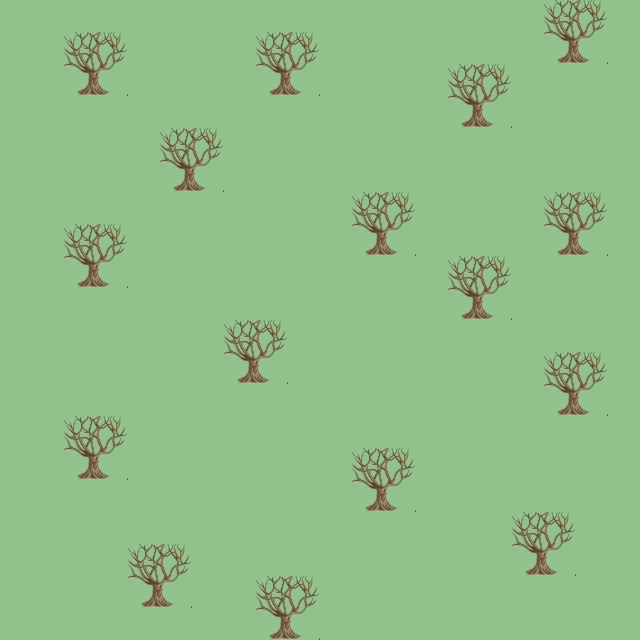

This game map was drawn from its Tiled (.tmx) file and the tilesets committed beside it. A one-line description and the full map source follow:
An orthogonal 20x20 tile map with 32x32 px tiles, 2 tile layers (Capa de Patrones 1, Capa de patrones 2).

<map version="1.0" tiledversion="1.1.5" orientation="orthogonal" renderorder="right-down" width="20" height="20" tilewidth="32" tileheight="32" infinite="0" nextobjectid="1">
 <tileset firstgid="1" source="tileset1.tsx" />
 <layer name="Capa de Patrones 1" width="20" height="20">
  <data encoding="csv">
3,3,3,3,3,3,3,3,3,3,3,3,3,3,3,3,3,3,3,3,
3,3,3,3,3,3,3,3,3,3,3,3,3,3,3,3,3,3,3,3,
3,3,3,3,3,3,3,3,3,3,3,3,3,3,3,3,3,3,3,3,
3,3,3,3,3,3,3,3,3,3,3,3,3,3,3,3,3,3,3,3,
3,3,3,3,3,3,3,3,3,3,3,3,3,3,3,3,3,3,3,3,
3,3,3,3,3,3,3,3,3,3,3,3,3,3,3,3,3,3,3,3,
3,3,3,3,3,3,3,3,3,3,3,3,3,3,3,3,3,3,3,3,
3,3,3,3,3,3,3,3,3,3,3,3,3,3,3,3,3,3,3,3,
3,3,3,3,3,3,3,3,3,3,3,3,3,3,3,3,3,3,3,3,
3,3,3,3,3,3,3,3,3,3,3,3,3,3,3,3,3,3,3,3,
3,3,3,3,3,3,3,3,3,3,3,3,3,3,3,3,3,3,3,3,
3,3,3,3,3,3,3,3,3,3,3,3,3,3,3,3,3,3,3,3,
3,3,3,3,3,3,3,3,3,3,3,3,3,3,3,3,3,3,3,3,
3,3,3,3,3,3,3,3,3,3,3,3,3,3,3,3,3,3,3,3,
3,3,3,3,3,3,3,3,3,3,3,3,3,3,3,3,3,3,3,3,
3,3,3,3,3,3,3,3,3,3,3,3,3,3,3,3,3,3,3,3,
3,3,3,3,3,3,3,3,3,3,3,3,3,3,3,3,3,3,3,3,
3,3,3,3,3,3,3,3,3,3,3,3,3,3,3,3,3,3,3,3,
3,3,3,3,3,3,3,3,3,3,3,3,3,3,3,3,3,3,3,3,
3,3,3,3,3,3,3,3,3,3,3,3,3,3,3,3,3,3,3,3
</data>
 </layer>
 <layer name="Capa de patrones 2" width="20" height="20">
  <data encoding="csv">
0,0,0,0,0,0,0,0,0,0,0,0,0,0,0,0,0,1,2,0,
0,0,1,2,0,0,0,0,1,2,0,0,0,0,0,0,0,9,10,0,
0,0,9,10,0,0,0,0,9,10,0,0,0,0,1,2,0,0,0,0,
3,3,3,3,3,3,3,3,3,0,0,0,0,0,9,10,0,0,0,0,
3,3,3,3,3,1,2,3,3,0,0,0,0,0,0,0,0,0,0,0,
3,3,3,3,3,9,10,3,3,0,0,0,0,0,0,0,0,0,0,0,
3,3,3,3,3,3,3,3,3,0,0,1,2,0,0,0,0,1,2,0,
3,3,1,2,3,3,3,3,3,0,0,9,10,0,0,0,0,9,10,0,
3,3,9,10,3,3,3,3,3,0,0,0,0,0,1,2,0,0,0,0,
3,3,3,3,3,3,3,3,3,0,0,0,0,0,9,10,0,0,0,0,
3,3,3,3,3,3,3,1,2,0,0,0,0,0,0,0,0,0,0,0,
3,3,3,3,3,3,3,9,10,0,0,0,0,0,0,0,0,1,2,0,
3,3,3,3,3,3,3,3,3,0,0,0,0,0,0,0,0,9,10,0,
3,3,1,2,3,3,3,3,3,0,0,0,0,0,0,0,0,0,0,0,
3,3,9,10,3,3,3,3,3,0,0,1,2,0,0,0,0,0,0,0,
3,3,3,3,3,3,3,3,3,0,0,9,10,0,0,0,0,0,0,0,
3,3,3,3,3,3,3,3,3,0,0,0,0,0,0,0,1,2,0,0,
0,0,0,0,1,2,0,0,0,0,0,0,0,0,0,0,9,10,0,0,
0,0,0,0,9,10,0,0,1,2,0,0,0,0,0,0,0,0,0,0,
0,0,0,0,0,0,0,0,9,10,0,0,0,0,0,0,0,0,0,0
</data>
 </layer>
</map>